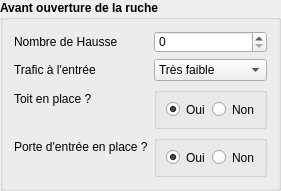
               <widget class="QGroupBox" name="groupBox">
                <property name="font">
                 <font>
                  <family>Arial</family>
                  <weight>75</weight>
                  <bold>true</bold>
                 </font>
                </property>
                <property name="styleSheet">
                 <string notr="true">border-color: rgb(0, 0, 0);</string>
                </property>
                <property name="title">
                 <string>Avant ouverture de la ruche</string>
                </property>
                <layout class="QVBoxLayout" name="verticalLayout_6">
                 <item>
                  <layout class="QFormLayout" name="formLayout_2">
                   <property name="fieldGrowthPolicy">
                    <enum>QFormLayout::AllNonFixedFieldsGrow</enum>
                   </property>
                   <item row="0" column="0">
                    <widget class="QLabel" name="label_7">
                     <property name="font">
                      <font>
                       <family>Arial</family>
                      </font>
                     </property>
                     <property name="text">
                      <string>Nombre de Hausse</string>
                     </property>
                    </widget>
                   </item>
                   <item row="0" column="1">
                    <widget class="QSpinBox" name="nbrHausse"/>
                   </item>
                   <item row="2" column="1">
                    <widget class="QComboBox" name="traffic_fiche">
                     <item>
                      <property name="text">
                       <string>Très faible</string>
                      </property>
                     </item>
                     <item>
                      <property name="text">
                       <string>faible</string>
                      </property>
                     </item>
                     <item>
                      <property name="text">
                       <string>moyen</string>
                      </property>
                     </item>
                     <item>
                      <property name="text">
                       <string>élevé</string>
                      </property>
                     </item>
                     <item>
                      <property name="text">
                       <string>Très élevé</string>
                      </property>
                     </item>
                    </widget>
                   </item>
                   <item row="3" column="0">
                    <widget class="QLabel" name="label_9">
                     <property name="font">
                      <font>
                       <family>Arial</family>
                      </font>
                     </property>
                     <property name="text">
                      <string>Toit en place ?</string>
                     </property>
                    </widget>
                   </item>
                   <item row="3" column="1">
                    <layout class="QHBoxLayout" name="horizontalLayout_4">
                     <item>
                      <widget class="QGroupBox" name="toitBoutons">
                       <property name="title">
                        <string/>
                       </property>
                       <layout class="QHBoxLayout" name="horizontalLayout_6">
                        <item>
                         <widget class="QRadioButton" name="toitOui">
                          <property name="text">
                           <string>Oui</string>
                          </property>
                          <property name="checked">
                           <bool>true</bool>
                          </property>
                         </widget>
                        </item>
                        <item>
                         <widget class="QRadioButton" name="toitNon">
                          <property name="text">
                           <string>Non</string>
                          </property>
                         </widget>
                        </item>
                       </layout>
                      </widget>
                     </item>
                    </layout>
                   </item>
                   <item row="4" column="0">
                    <widget class="QLabel" name="label_10">
                     <property name="font">
                      <font>
                       <family>Arial</family>
                      </font>
                     </property>
                     <property name="text">
                      <string>Porte d'entrée en place ?</string>
                     </property>
                    </widget>
                   </item>
                   <item row="4" column="1">
                    <layout class="QHBoxLayout" name="horizontalLayout_5">
                     <item>
                      <widget class="QGroupBox" name="porteBoutons">
                       <property name="title">
                        <string/>
                       </property>
                       <layout class="QHBoxLayout" name="horizontalLayout_7">
                        <item>
                         <widget class="QRadioButton" name="porteOui">
                          <property name="text">
                           <string>Oui</string>
                          </property>
                          <property name="checked">
                           <bool>true</bool>
                          </property>
                         </widget>
                        </item>
                        <item>
                         <widget class="QRadioButton" name="toitNon_2">
                          <property name="text">
                           <string>Non</string>
                          </property>
                         </widget>
                        </item>
                       </layout>
                      </widget>
                     </item>
                    </layout>
                   </item>
                   <item row="2" column="0">
                    <widget class="QLabel" name="label_8">
                     <property name="font">
                      <font>
                       <family>Arial</family>
                      </font>
                     </property>
                     <property name="text">
                      <string>Trafic à l'entrée</string>
                     </property>
                    </widget>
                   </item>
                  </layout>
                 </item>
                </layout>
               </widget>
